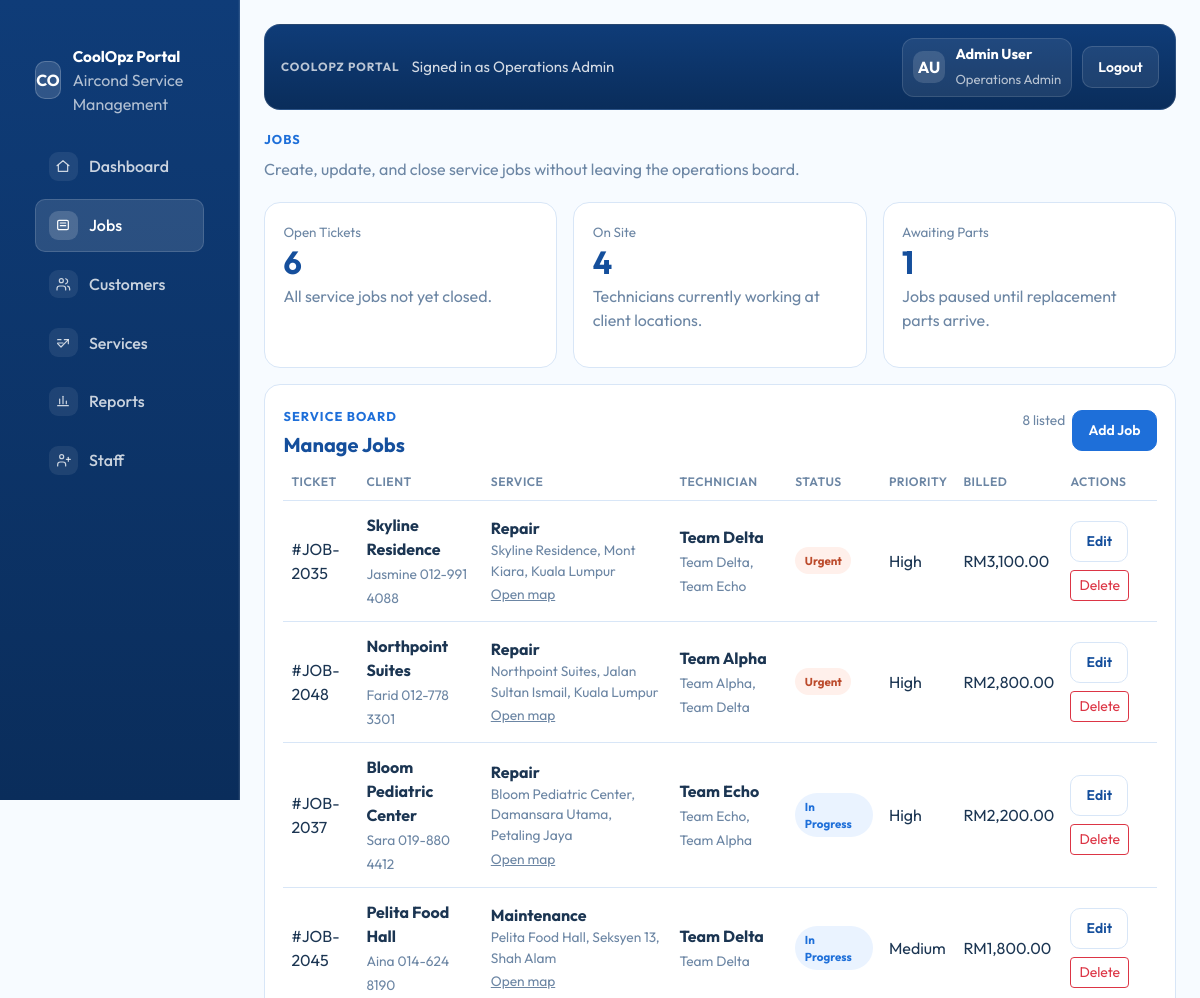
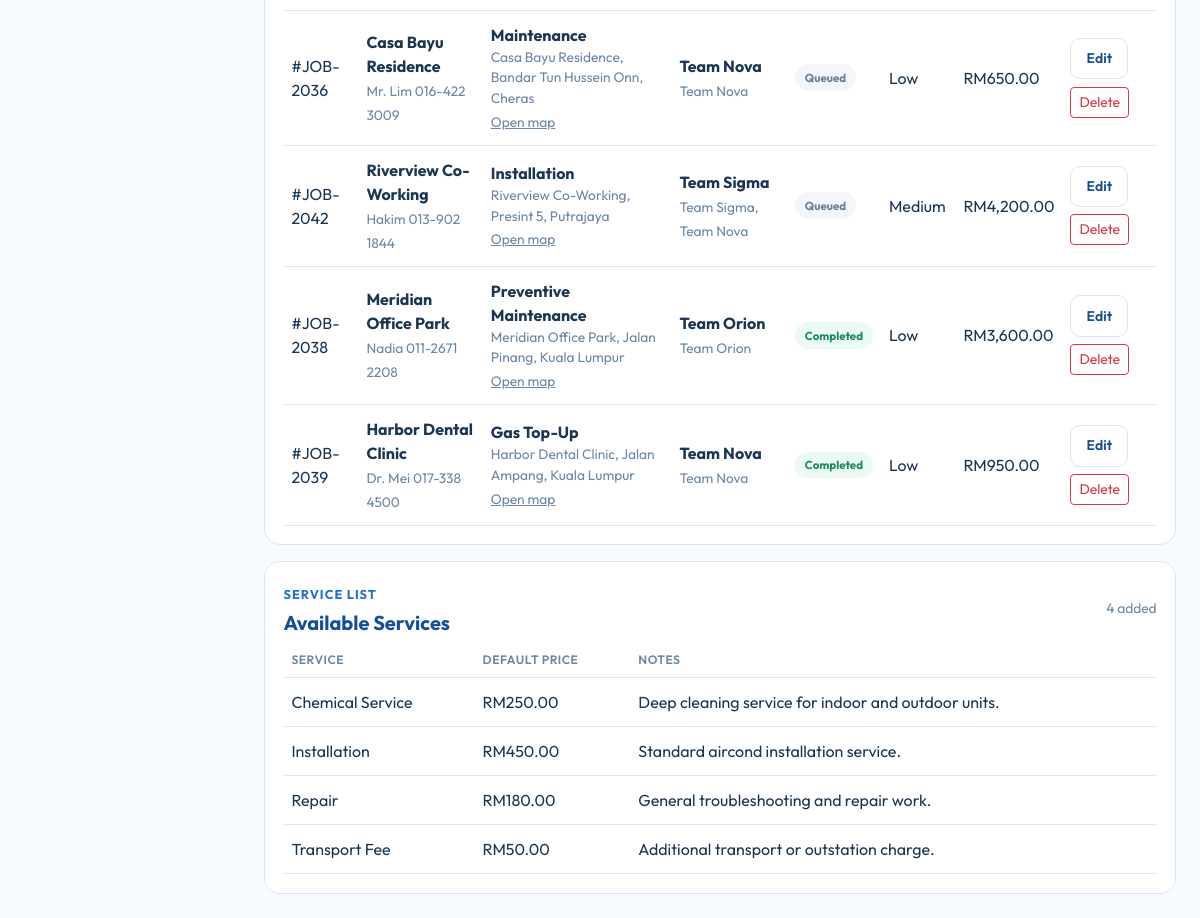
/jobs.php (signed in), run on the app's committed database (2 pictures, top to bottom).
### tables this page shows
CREATE TABLE IF NOT EXISTS jobs (
    id INT UNSIGNED AUTO_INCREMENT PRIMARY KEY,
    ticket_number VARCHAR(40) NOT NULL UNIQUE,
    customer_name VARCHAR(190) NOT NULL,
    service_type VARCHAR(80) NOT NULL,
    technician_team VARCHAR(80) NOT NULL,
    attending_technicians VARCHAR(255) NOT NULL DEFAULT '',
    site_address VARCHAR(255) NOT NULL DEFAULT '',
    google_maps_url VARCHAR(255) NOT NULL DEFAULT '',
    person_in_charge_contact VARCHAR(190) NOT NULL DEFAULT '',
    status VARCHAR(40) NOT NULL,
    priority_level VARCHAR(40) NOT NULL,
    billed_amount DECIMAL(10,2) NOT NULL DEFAULT 0,
    notes VARCHAR(255) NOT NULL DEFAULT '',
    created_at TIMESTAMP DEFAULT CURRENT_TIMESTAMP
);

CREATE TABLE IF NOT EXISTS services (
    id INT UNSIGNED AUTO_INCREMENT PRIMARY KEY,
    name VARCHAR(120) NOT NULL,
    default_price DECIMAL(10,2) NOT NULL DEFAULT 0,
    notes VARCHAR(255) NOT NULL DEFAULT '',
    created_at TIMESTAMP DEFAULT CURRENT_TIMESTAMP,
    UNIQUE KEY uniq_service_name (name)
);

### jobs.php (the view, shortened to what the rows shown need)
<?php
require_once __DIR__ . '/includes/data.php';
$services = coolopz_fetch_services();
$jobs = coolopz_fetch_jobs();
include __DIR__ . '/includes/head.php';
?>
        <main class="portal-main">
            <section class="row g-3 mt-0">
                <div class="col-12">
                    <div class="simple-panel h-100">
                        <div class="panel-head mb-2">
                            <div>
                                <h2 class="panel-title">Manage Jobs</h2>
                            </div>
                        </div>
                        <div class="table-responsive">
                            <table class="table portal-table align-middle mb-0">
                                <thead>
                                    <tr>
                                        <th>Ticket</th>
                                        <th>Client</th>
                                        <th>Service</th>
                                        <th>Technician</th>
                                        <th>Status</th>
                                        <th>Priority</th>
                                        <th>Billed</th>
                                        <th>Actions</th>
                                    </tr>
                                </thead>
                                <tbody>
<?php foreach ($jobs as $job): ?>
                                    <tr>
                                        <td><?= htmlspecialchars($job['ticket_number'], ENT_QUOTES, 'UTF-8') ?></td>
                                        <td>
                                            <strong class="d-block"><?= htmlspecialchars($job['customer_name'] !== '' ? $job['customer_name'] : 'Add later', ENT_QUOTES, 'UTF-8') ?></strong>
                                            <span class="subtle-note"><?= htmlspecialchars(($job['person_in_charge_contact'] ?? '') !== '' ? $job['person_in_charge_contact'] : 'PIC pending', ENT_QUOTES, 'UTF-8') ?></span>
                                        </td>
                                        <td>
                                            <strong class="d-block"><?= htmlspecialchars($job['service_type'], ENT_QUOTES, 'UTF-8') ?></strong>
<?php if (($job['site_address'] ?? '') !== ''): ?>
                                            <span class="subtle-note d-block"><?= htmlspecialchars($job['site_address'], ENT_QUOTES, 'UTF-8') ?></span>
<?php else: ?>
                                            <span class="subtle-note d-block">No site address added</span>
<?php endif; ?>
<?php if (($job['google_maps_url'] ?? '') !== ''): ?>
                                            <a class="subtle-note" href="<?= htmlspecialchars($job['google_maps_url'], ENT_QUOTES, 'UTF-8') ?>" target="_blank" rel="noopener noreferrer">Open map</a>
<?php endif; ?>
                                        </td>
                                        <td>
                                            <strong class="d-block"><?= htmlspecialchars($job['technician_team'] !== '' ? $job['technician_team'] : 'Add later', ENT_QUOTES, 'UTF-8') ?></strong>
                                            <span class="subtle-note"><?= htmlspecialchars(($job['attending_technicians'] ?? '') !== '' ? $job['attending_technicians'] : 'No attending team yet', ENT_QUOTES, 'UTF-8') ?></span>
                                        </td>
                                        <td><span class="status-badge <?= coolopz_status_badge_class($job['status']) ?>"><?= htmlspecialchars($job['status'], ENT_QUOTES, 'UTF-8') ?></span></td>
                                        <td><?= htmlspecialchars($job['priority_level'], ENT_QUOTES, 'UTF-8') ?></td>
                                        <td><?= htmlspecialchars((float) $job['billed_amount'] > 0 ? 'RM' . number_format((float) $job['billed_amount'], 2) : 'Pending', ENT_QUOTES, 'UTF-8') ?></td>
                                        <td>
                                            <div class="jobs-actions">
                                                <a class="btn btn-portal-secondary btn-sm" href="jobs.php?edit=<?= htmlspecialchars((string) $job['id'], ENT_QUOTES, 'UTF-8') ?>">Edit</a>
                                                <form method="post" class="m-0" onsubmit="return confirm('Delete this job?');">
                                                    <button type="submit" class="btn btn-outline-danger btn-sm">Delete</button>
                                                </form>
                                            </div>
                                        </td>
                                    </tr>
<?php endforeach; ?>
                                </tbody>
                            </table>
                        </div>
                    </div>
                </div>
            </section>
            <section class="row g-3 mt-0">
                <div class="col-12">
                    <div class="simple-panel h-100">
                        <div class="panel-head mb-2">
                            <div>
                                <h2 class="panel-title">Available Services</h2>
                            </div>
                        </div>
                        <div class="table-responsive">
                            <table class="table portal-table align-middle mb-0">
                                <thead>
                                    <tr>
                                        <th>Service</th>
                                        <th>Default Price</th>
                                        <th>Notes</th>
                                    </tr>
                                </thead>
                                <tbody>
<?php foreach ($services as $service): ?>
                                    <tr>
                                        <td><?= htmlspecialchars($service['name'], ENT_QUOTES, 'UTF-8') ?></td>
                                        <td><?= htmlspecialchars((float) $service['default_price'] > 0 ? 'RM' . number_format((float) $service['default_price'], 2) : '-', ENT_QUOTES, 'UTF-8') ?></td>
                                        <td><?= htmlspecialchars($service['notes'] !== '' ? $service['notes'] : 'No notes added.', ENT_QUOTES, 'UTF-8') ?></td>
                                    </tr>
<?php endforeach; ?>
                                </tbody>
                            </table>
                        </div>
                    </div>
                </div>
            </section>
        </main>
<?php include __DIR__ . '/includes/footer.php'; ?>

### data on the page
jobs: ticket_number "#JOB-2035", customer_name "Skyline Residence", person_in_charge_contact "Jasmine 012-991 4088", service_type "Repair", site_address "Skyline Residence, Mont Kiara, Kuala Lumpur", technician_team "Team Delta", attending_technicians "Team Delta, Team Echo", status "Urgent", priority_level "High", billed_amount "RM3,100.00"
jobs: ticket_number "#JOB-2048", customer_name "Northpoint Suites", person_in_charge_contact "Farid 012-778 3301", service_type "Repair", site_address "Northpoint Suites, Jalan Sultan Ismail, Kuala Lumpur", technician_team "Team Alpha", attending_technicians "Team Alpha, Team Delta", status "Urgent", priority_level "High", billed_amount "RM2,800.00"
jobs: ticket_number "#JOB-2037", customer_name "Bloom Pediatric Center", person_in_charge_contact "Sara 019-880 4412", service_type "Repair", site_address "Bloom Pediatric Center, Damansara Utama, Petaling Jaya", technician_team "Team Echo", attending_technicians "Team Echo, Team Alpha", status "In Progress", priority_level "High", billed_amount "RM2,200.00"
jobs: ticket_number "#JOB-2045", customer_name "Pelita Food Hall", person_in_charge_contact "Aina 014-624 8190", service_type "Maintenance", site_address "Pelita Food Hall, Seksyen 13, Shah Alam", technician_team "Team Delta", attending_technicians "Team Delta", status "In Progress", priority_level "Medium", billed_amount "RM1,800.00"
jobs: ticket_number "#JOB-2036", customer_name "Casa Bayu Residence", person_in_charge_contact "Mr. Lim 016-422 3009", service_type "Maintenance", site_address "Casa Bayu Residence, Bandar Tun Hussein Onn, Cheras", technician_team "Team Nova", attending_technicians "Team Nova", status "Queued", priority_level "Low", billed_amount "RM650.00"
jobs: ticket_number "#JOB-2042", customer_name "Riverview Co-Working", person_in_charge_contact "Hakim 013-902 1844", service_type "Installation", site_address "Riverview Co-Working, Presint 5, Putrajaya", technician_team "Team Sigma", attending_technicians "Team Sigma, Team Nova", status "Queued", priority_level "Medium", billed_amount "RM4,200.00"
jobs: ticket_number "#JOB-2038", customer_name "Meridian Office Park", person_in_charge_contact "Nadia 011-2671 2208", service_type "Preventive Maintenance", site_address "Meridian Office Park, Jalan Pinang, Kuala Lumpur", technician_team "Team Orion", attending_technicians "Team Orion", status "Completed", priority_level "Low", billed_amount "RM3,600.00"
jobs: ticket_number "#JOB-2039", customer_name "Harbor Dental Clinic", person_in_charge_contact "Dr. Mei 017-338 4500", service_type "Gas Top-Up", site_address "Harbor Dental Clinic, Jalan Ampang, Kuala Lumpur", technician_team "Team Nova", attending_technicians "Team Nova", status "Completed", priority_level "Low", billed_amount "RM950.00"
services: name "Chemical Service", default_price "RM250.00", notes "Deep cleaning service for indoor and outdoor units."
services: name "Installation", default_price "RM450.00", notes "Standard aircond installation service."
services: name "Repair", default_price "RM180.00", notes "General troubleshooting and repair work."
services: name "Transport Fee", default_price "RM50.00", notes "Additional transport or outstation charge."

### other printed values
$item['label'] "Dashboard"
$item['label'] "Jobs"
$item['label'] "Customers"
$item['label'] "Services"
$item['label'] "Reports"
$item['label'] "Staff"
$currentUserRole "Operations Admin"
$userInitials "AU"
$currentUserName "Admin User"
$jobMetrics['open_tickets'] "6"
$jobMetrics['on_site'] "4"
$jobMetrics['awaiting_parts'] "1"
count($jobs) "8"
count($services) "4"
